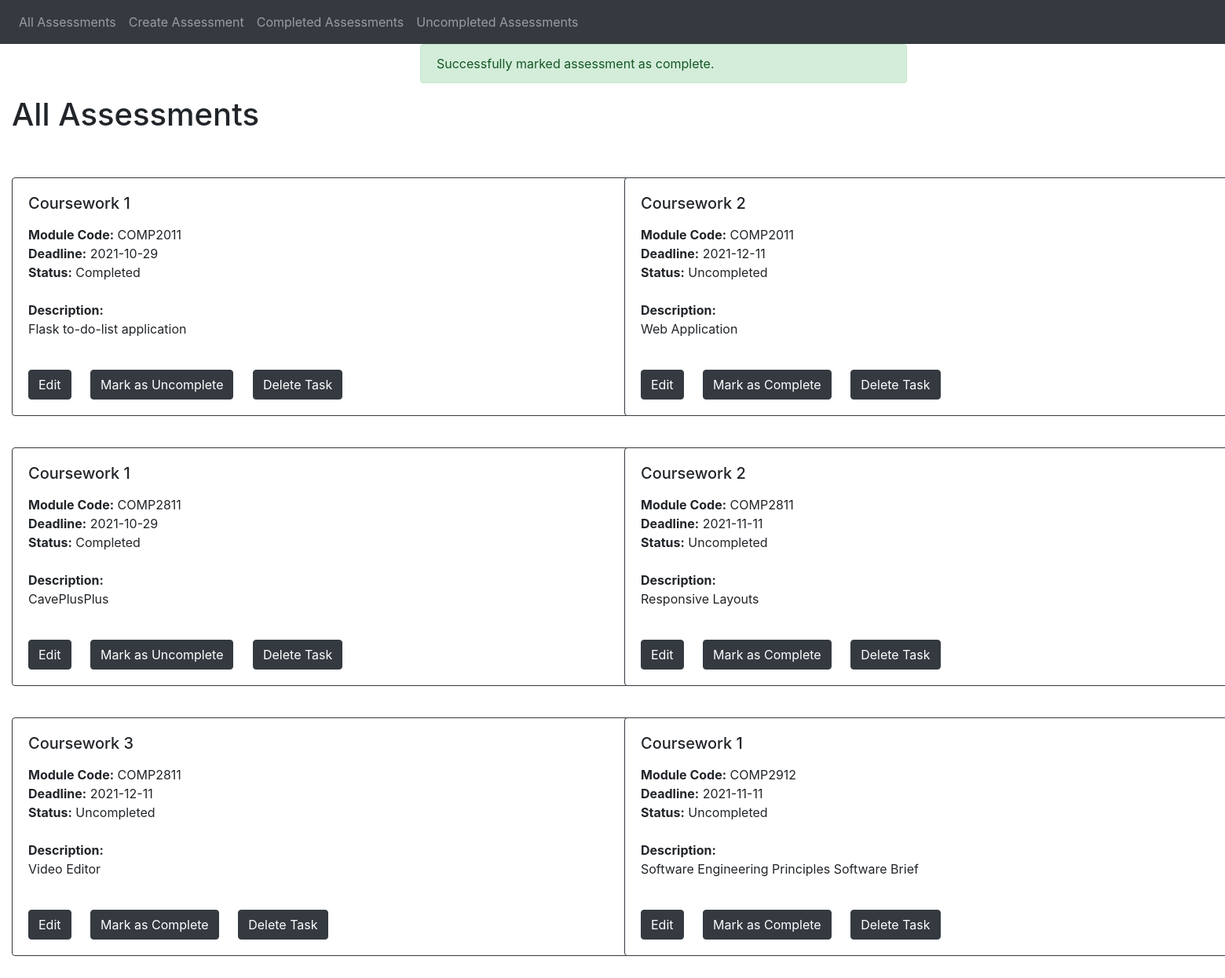
The app's page /mark/3 with its own data.
### app/models.py (models this page shows)
class Assessment(db.Model):
  id = db.Column(db.Integer, primary_key=True)
  title = db.Column(db.String(100))
  code = db.Column(db.String(10))
  deadline = db.Column(db.Date())
  description = db.Column(db.String(500))
  status = db.Column(db.Boolean())

### app/views.py (the view)
@app.route('/mark/<task_id>', methods=['GET', 'POST'])
def mark(task_id):
	description = home_description
	models.Assessment.query.filter_by(id=task_id).update({"status": 1})
	db.session.commit()
	tasks = models.Assessment.query.order_by(models.Assessment.id).all()
	if len(tasks) > 0 :
		description = ''
	flash_mark()
	return render_template(home_template,title=home_title,description=description,tasks=tasks)

### app/views.py (called while the page is built)
def flash_mark():
	flash('Successfully marked assessment as complete.')

### app/templates/home.html
{% extends "base.html" %}
{% block content %}
<div class="row">
{% for task in tasks %}
<div class="col-sm-6">
  <br>
  <div class="card border-dark mb-3 cardstyle">
    <div class="card-body">
      <h5 class="card-title"> {{ task.title }} </h5>
      <p class="card-text">
        <div><strong>Module Code:</strong> {{ task.code }}</div>
        <div><strong>Deadline:</strong> {{ task.deadline }}</div>
        <div>
          <strong>Status:</strong>
          {% if task.status == 0 %}
            Uncompleted
          {% else %}
            Completed
          {% endif %}
        </div>
        <br>
        <div><strong>Description:</strong></div>
        <div> {{ task.description }} </div>
      </p>
      <br>
      <a href="/edit/{{ task.id }}" class="btn btn-dark card-link">Edit</a>
      {% if task.status == 0 %}
        <a href="/mark/{{ task.id }}" class="btn btn-dark card-link">Mark as Complete</a>
      {% else %}
        <a href="/unmark/{{ task.id }}" class="btn btn-dark card-link">Mark as Uncomplete</a>
      {% endif %}
      <a href="/delete/{{ task.id }}" class="btn btn-dark card-link">Delete Task</a>
      <br>
    </div>
  </div>
</div>
{% endfor %}
</div>
{% endblock %}

### app/static/style.css (style rules this page uses)
body { padding-bottom: 100px; }
.cardstyle { width: 100vmin; }

### records on screen
Assessment: title "Coursework 1", code "COMP2011", deadline "2021-10-29", status "Completed", description "Flask to-do-list application"
Assessment: title "Coursework 2", code "COMP2011", deadline "2021-12-11", status "Uncompleted", description "Web Application"
Assessment: title "Coursework 1", code "COMP2811", deadline "2021-10-29", status "Completed", description "CavePlusPlus"
Assessment: title "Coursework 2", code "COMP2811", deadline "2021-11-11", status "Uncompleted", description "Responsive Layouts"
Assessment: title "Coursework 3", code "COMP2811", deadline "2021-12-11", status "Uncompleted", description "Video Editor"
Assessment: title "Coursework 1", code "COMP2912", deadline "2021-11-11", status "Uncompleted", description "Software Engineering Principles Software Brief"

### other values on screen
{{ message }} "Successfully marked assessment as complete."
{{ title }} "All Assessments"
